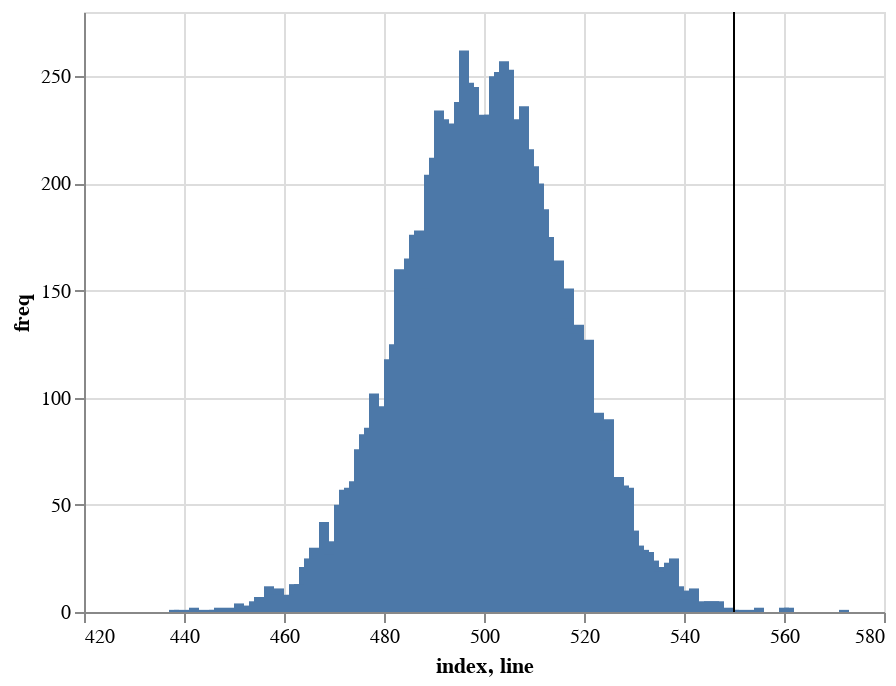

This figure's notebook cell:
### Code cell
hist+line

### Figure 1 — Vega-Lite specification as saved in the notebook (floating-point values rounded to 4 significant figures)
{"config": {"view": {"continuousWidth": 400, "continuousHeight": 300}}, "layer": [{"mark": "bar", "encoding": {"x": {"type": "quantitative", "field": "index"}, "y": {"type": "quantitative", "field": "freq"}}}, {"mark": "rule", "encoding": {"x": {"type": "quantitative", "field": "line"}}}], "data": {"name": "data-b14e126282cc9db7b1c9c5748d97b51c"}, "$schema": "https://vega.github.io/schema/vega-lite/v4.8.1.json", "datasets": {"data-b14e126282cc9db7b1c9c5748d97b51c": [{"index": 496, "freq": 262, "line": 550}, {"index": 504, "freq": 257, "line": 550}, {"index": 505, "freq": 253, "line": 550}, {"index": 503, "freq": 252, "line": 550}, {"index": 502, "freq": 250, "line": 550}, {"index": 497, "freq": 247, "line": 550}, {"index": 498, "freq": 245, "line": 550}, {"index": 495, "freq": 238, "line": 550}, {"index": 508, "freq": 236, "line": 550}, {"index": 491, "freq": 234, "line": 550}, {"index": 501, "freq": 232, "line": 550}, {"index": 500, "freq": 232, "line": 550}, {"index": 506, "freq": 230, "line": 550}, {"index": 492, "freq": 230, "line": 550}, {"index": 493, "freq": 228, "line": 550}, {"index": 494, "freq": 226, "line": 550}, {"index": 507, "freq": 224, "line": 550}, {"index": 499, "freq": 222, "line": 550}, {"index": 509, "freq": 216, "line": 550}, {"index": 490, "freq": 212, "line": 550}, {"index": 510, "freq": 208, "line": 550}, {"index": 489, "freq": 204, "line": 550}, {"index": 511, "freq": 200, "line": 550}, {"index": 512, "freq": 188, "line": 550}, {"index": 487, "freq": 178, "line": 550}, {"index": 486, "freq": 176, "line": 550}, {"index": 513, "freq": 175, "line": 550}, {"index": 485, "freq": 165, "line": 550}, {"index": 515, "freq": 164, "line": 550}, {"index": 483, "freq": 160, "line": 550}, {"index": 514, "freq": 157, "line": 550}, {"index": 488, "freq": 151, "line": 550}, {"index": 517, "freq": 151, "line": 550}, {"index": 484, "freq": 143, "line": 550}, {"index": 516, "freq": 137, "line": 550}, {"index": 519, "freq": 134, "line": 550}, {"index": 518, "freq": 130, "line": 550}, {"index": 521, "freq": 127, "line": 550}, {"index": 482, "freq": 125, "line": 550}, {"index": 481, "freq": 118, "line": 550}, {"index": 520, "freq": 111, "line": 550}, {"index": 478, "freq": 102, "line": 550}, {"index": 480, "freq": 96, "line": 550}, {"index": 523, "freq": 93, "line": 550}, {"index": 525, "freq": 90, "line": 550}, {"index": 522, "freq": 89, "line": 550}, {"index": 477, "freq": 86, "line": 550}, {"index": 479, "freq": 84, "line": 550}, {"index": 476, "freq": 83, "line": 550}, {"index": 524, "freq": 80, "line": 550}, {"index": 475, "freq": 76, "line": 550}, {"index": 527, "freq": 63, "line": 550}, {"index": 474, "freq": 61, "line": 550}, {"index": 528, "freq": 59, "line": 550}, {"index": 529, "freq": 58, "line": 550}, {"index": 473, "freq": 58, "line": 550}, {"index": 472, "freq": 57, "line": 550}, {"index": 526, "freq": 56, "line": 550}, {"index": 471, "freq": 50, "line": 550}, {"index": 468, "freq": 42, "line": 550}, {"index": 530, "freq": 38, "line": 550}, {"index": 470, "freq": 33, "line": 550}, {"index": 531, "freq": 31, "line": 550}, {"index": 466, "freq": 30, "line": 550}, {"index": 532, "freq": 29, "line": 550}, {"index": 467, "freq": 29, "line": 550}, {"index": 533, "freq": 28, "line": 550}, {"index": 469, "freq": 27, "line": 550}, {"index": 538, "freq": 25, "line": 550}, {"index": 465, "freq": 25, "line": 550}, {"index": 534, "freq": 24, "line": 550}, {"index": 537, "freq": 23, "line": 550}, {"index": 536, "freq": 21, "line": 550}, {"index": 464, "freq": 21, "line": 550}, {"index": 535, "freq": 19, "line": 550}, {"index": 462, "freq": 13, "line": 550}, {"index": 463, "freq": 13, "line": 550}, {"index": 539, "freq": 12, "line": 550}, {"index": 457, "freq": 12, "line": 550}, {"index": 459, "freq": 11, "line": 550}, {"index": 542, "freq": 11, "line": 550}, {"index": 541, "freq": 10, "line": 550}, {"index": 458, "freq": 8, "line": 550}, {"index": 460, "freq": 8, "line": 550}, {"index": 461, "freq": 8, "line": 550}, {"index": 455, "freq": 7, "line": 550}, {"index": 540, "freq": 6, "line": 550}, {"index": 545, "freq": 5, "line": 550}, {"index": 454, "freq": 5, "line": 550}, {"index": 547, "freq": 5, "line": 550}, {"index": 546, "freq": 5, "line": 550}, {"index": 544, "freq": 5, "line": 550}, {"index": 543, "freq": 4, "line": 550}, {"index": 451, "freq": 4, "line": 550}, {"index": 452, "freq": 3, "line": 550}, {"index": 456, "freq": 3, "line": 550}, {"index": 560, "freq": 2, "line": 550}, {"index": 449, "freq": 2, "line": 550}, {"index": 555, "freq": 2, "line": 550}, {"index": 549, "freq": 2, "line": 550}, {"index": 442, "freq": 2, "line": 550}, {"index": 447, "freq": 2, "line": 550}, {"index": 561, "freq": 2, "line": 550}, {"index": 453, "freq": 2, "line": 550}, {"index": 553, "freq": 1, "line": 550}, {"index": 439, "freq": 1, "line": 550}, {"index": 550, "freq": 1, "line": 550}, {"index": 446, "freq": 1, "line": 550}, {"index": 438, "freq": 1, "line": 550}, {"index": 445, "freq": 1, "line": 550}, {"index": 572, "freq": 1, "line": 550}, {"index": 548, "freq": 1, "line": 550}, {"index": 443, "freq": 1, "line": 550}, {"index": 450, "freq": 1, "line": 550}, {"index": 441, "freq": 1, "line": 550}, {"index": 551, "freq": 1, "line": 550}]}}
